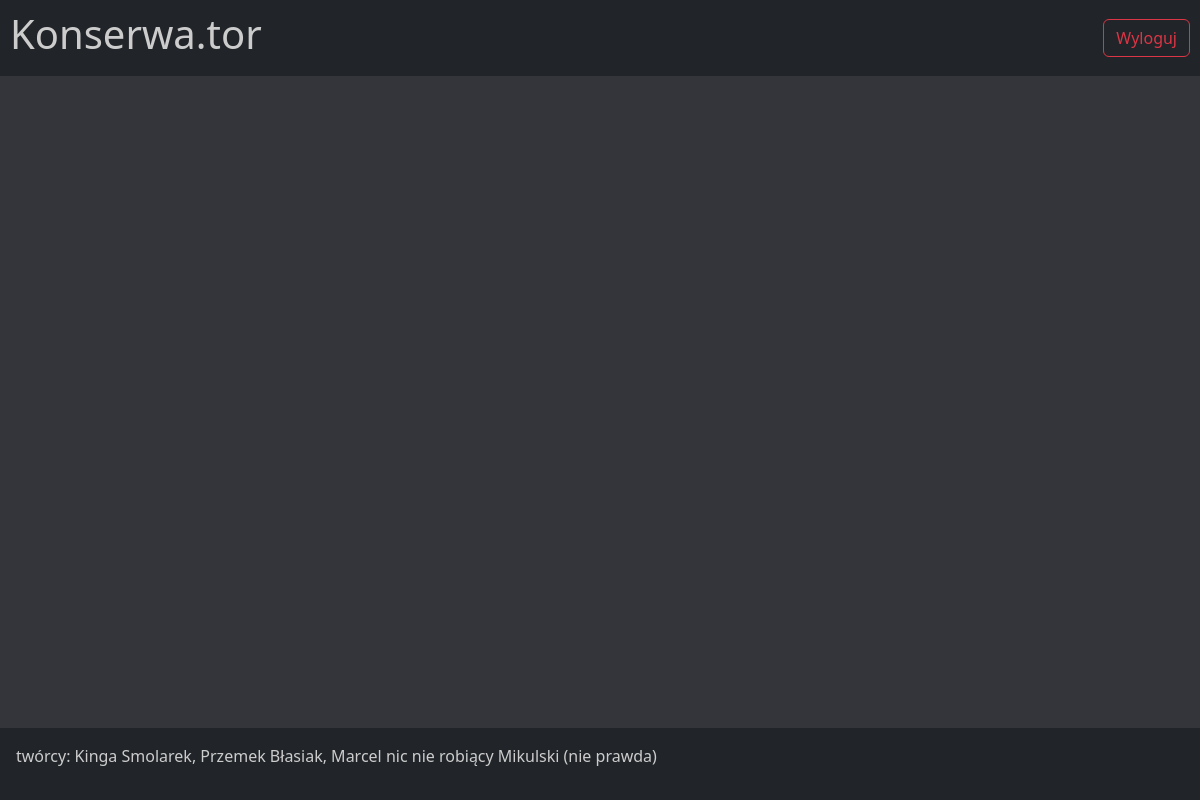
The app's page /zgloszenia/your_reports (signed in), older data.
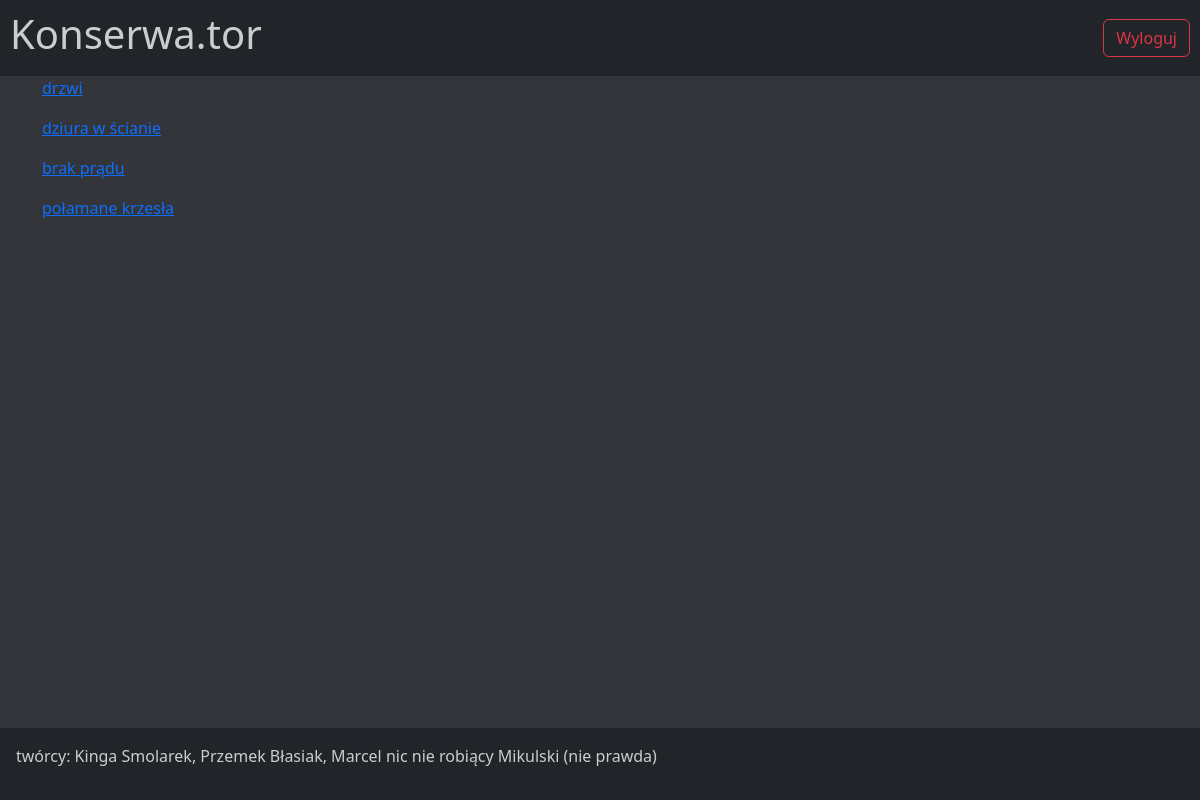
The same page, newer data.
### zgloszenia/models.py (models this page shows, shortened)
class Report(models.Model):
    STATUS_CHOICES = [
        ('not_done', 'Not Done'),
        ('in_progress', 'In Progress'),
        ('done', 'Done'),
    ]
    IMPORTANCE_CHOICES = [
        (1, 'Niska'),
        (2, 'Średnia'),
        (3, 'Wysoka'),
    ]
    user = models.ForeignKey(User, on_delete=models.CASCADE, default='1')
    id = models.AutoField(primary_key=True)
    title = models.CharField(max_length=150, null=False)
    description = models.TextField(max_length=250)
    foto = models.ImageField(upload_to='fotos/', null=True, blank=True)
    status_of_the_report = models.CharField(max_length=20, choices=STATUS_CHOICES, default='not_done')
    importance_of_the_report = models.IntegerField(choices=IMPORTANCE_CHOICES, default=1)

### zgloszenia/views.py (the view)
# urls.py: path('your_reports', your_reports_view, name='your_reports_view'),
@login_required
def your_reports_view(request):
    user_id = request.user.id
    user_reports = Report.objects.filter(user_id=user_id)
    return render(request, 'your_reports.html', {'user_reports': user_reports})

### zgloszenia/templates/your_reports.html (shortened to what this page needs)
{% extends 'base.html' %}
{% block content %}
            {% for report in user_reports %}
                <p class="report"><a href="/zgloszenia/report?id={{ report.id }}"> {{ report.title }} </a></p>
            {% endfor %}
{% endblock %}

Row changes from the older to the newer data that the page shows:
now on this page (row edited): Report: title "drzwi"
now on this page (row edited): Report: title "dziura w ścianie"
now on this page (row edited): Report: title "brak prądu"
now on this page (row edited): Report: title "połamane krzesła"
